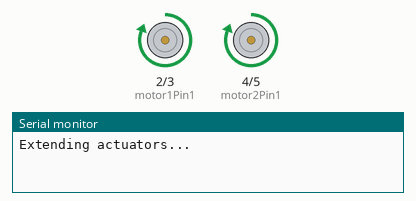
This sketch was run on a simulated Arduino Uno, built with avr-gcc and run on an emulated ATmega328P. Shown: motor-driver pin pairs drawn as motors (green arrow = first pin HIGH = forward, orange = second pin HIGH = backward, longer = more drive, scaled by the enable pin), the last lines printed to the serial monitor.

Above: at 2.5 s.
At 9.5 s:
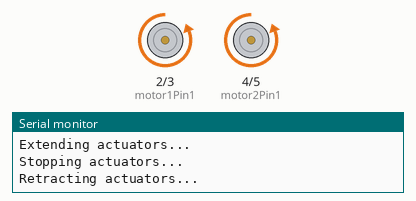
At 13.0 s:
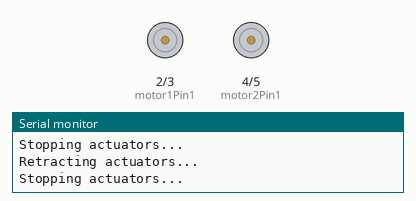
Timing chart, 0 to 18.2 s (numbered marks = the images above):
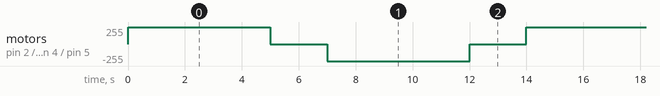

Measured:
- by itself, motor on pin 2 (motor1Pin1) / pin 3 (motor1Pin2), motor on pin 4 (motor2Pin1) / pin 5 (motor2Pin2): repeats every 14.0 s: stopped 2.0 s, backward 255/255 5.0 s, stopped 2.0 s, forward 255/255 5.0 s

The sketch:

Linear_Actuators.ino
```cpp
// Define motor control pins for the L298N H-bridge and other macro/ globals
const int motor1Pin1       = 2;    // Input 1 for Motor 1
const int motor1Pin2       = 3;    // Input 2 for Motor 1
const int motor2Pin1       = 4;    // Input 1 for Motor 2
const int motor2Pin2       = 5;    // Input 2 for Motor 2
const int enable1Pin       = 9;    // Enable pin for Motor 1
const int enable2Pin       = 10;   // Enable pin for Motor 2
const int ON               = 1;    // Macro infinite while loop
const int MOTOR_RUN_TIME   = 5000; // Macro for time to run motor 5 seconds
const int MOTOR_SLEEP_TIME = 2000; // Macro for time to sleep motor 2 seconds
const int MOTOR_SPEED      = 255;  // Macro for max motor speed (0-255)
const int BAUD_RATE        = 9600; // Macro for serial baud rate

void setup() {
  // Set all the motor control pins as outputs
  pinMode(motor1Pin1, OUTPUT);
  pinMode(motor1Pin2, OUTPUT);
  pinMode(motor2Pin1, OUTPUT);
  pinMode(motor2Pin2, OUTPUT);
  pinMode(enable1Pin, OUTPUT);
  pinMode(enable2Pin, OUTPUT);

  // Start with motors stopped
  digitalWrite(motor1Pin1, LOW);
  digitalWrite(motor1Pin2, LOW);
  digitalWrite(motor2Pin1, LOW);
  digitalWrite(motor2Pin2, LOW);
  digitalWrite(enable1Pin, LOW);
  digitalWrite(enable2Pin, LOW);

  // Initialize serial communication for debugging
  Serial.begin(BAUD_RATE);
}

void loop() {
  while (ON) {
    // Extend both actuators
    Serial.println("Extending actuators...");
    extendActuators();
    delay(MOTOR_RUN_TIME); // Wait for 5 seconds (adjust as needed)

    // Stop actuators
    Serial.println("Stopping actuators...");
    stopActuators();
    delay(MOTOR_SLEEP_TIME); // Wait for 2 seconds

    // Retract both actuators
    Serial.println("Retracting actuators...");
    retractActuators();
    delay(MOTOR_RUN_TIME); // Wait for 5 seconds (adjust as needed)

    // Stop actuators
    Serial.println("Stopping actuators...");
    stopActuators();
    delay(MOTOR_SLEEP_TIME); // Wait for 2 seconds before repeating
  }
}

// Function to extend both actuators
void extendActuators() {
  // Set speed (0-255) adjust as needed
  analogWrite(enable1Pin, MOTOR_SPEED);
  analogWrite(enable2Pin, MOTOR_SPEED);

  // Set direction for extension
  digitalWrite(motor1Pin1, HIGH);
  digitalWrite(motor1Pin2, LOW);
  digitalWrite(motor2Pin1, HIGH);
  digitalWrite(motor2Pin2, LOW);
}

// Function to retract both actuators
void retractActuators() {
  // Set speed (0-255) adjust as needed
  analogWrite(enable1Pin, MOTOR_SPEED);
  analogWrite(enable2Pin, MOTOR_SPEED);

  // Set direction for retraction
  digitalWrite(motor1Pin1, LOW);
  digitalWrite(motor1Pin2, HIGH);
  digitalWrite(motor2Pin1, LOW);
  digitalWrite(motor2Pin2, HIGH);
}

// Function to stop both actuators
void stopActuators() {
  digitalWrite(motor1Pin1, LOW);
  digitalWrite(motor1Pin2, LOW);
  digitalWrite(motor2Pin1, LOW);
  digitalWrite(motor2Pin2, LOW);
  digitalWrite(enable1Pin, LOW);
  digitalWrite(enable2Pin, LOW);
}
```
